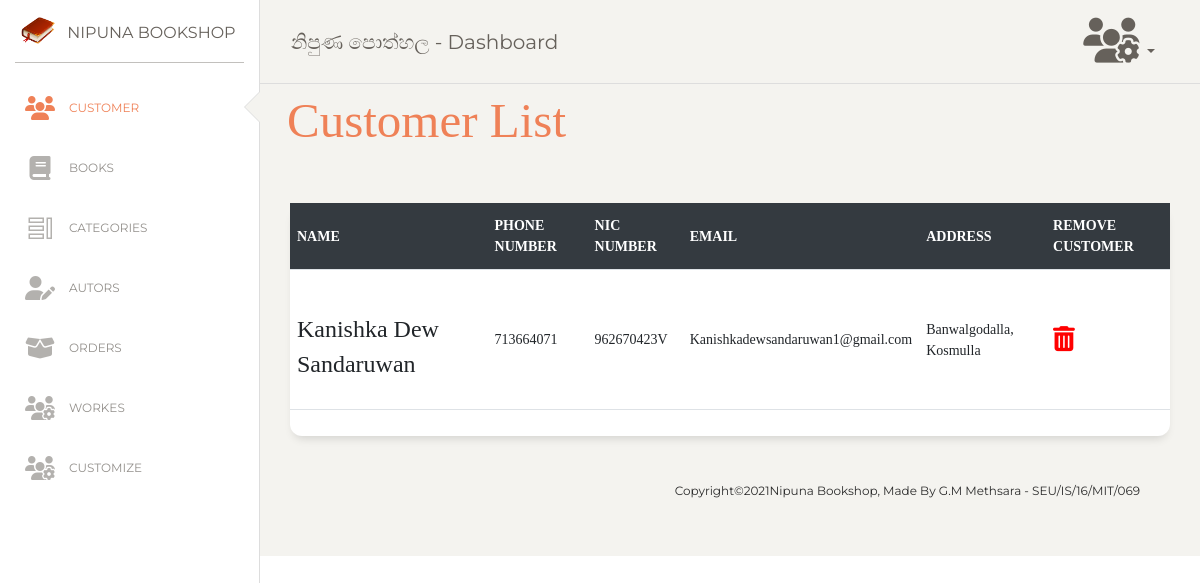
Screenshot of /customer.php (signed in) with the database file from the repository.
### tables this page shows
CREATE TABLE `customer` (
  `customer_id` int(11) NOT NULL,
  `name` varchar(255) NOT NULL,
  `phone` int(10) NOT NULL,
  `email` varchar(255) NOT NULL,
  `address` varchar(255) NOT NULL,
  `password` varchar(100) NOT NULL,
  `nic` varchar(11) NOT NULL
);

### customer.php (the view)
<!DOCTYPE html>
<html lang="en">
<head>
  <?php include 'components/head.php'; ?>
</head>
<body class="">
  <div class="wrapper ">
      <?php include 'components/nav.php'; ?>
      <div class="sidebar" data-color="white" data-active-color="danger">
      <div class="logo">
        <a href="dashboard.php" class="simple-text logo-mini">
          <div class="logo-image-small">
            <img src="img/book.png">
          </div>
        </a>
        <a href="dashboard.php" class="simple-text logo-normal">
          Nipuna Bookshop
        </a>
      </div>
      <div class="sidebar-wrapper">
        <ul class="nav">
          <li class="active">
            <a href="./customer.php">
            <i class="fas fa-users"></i>
              <p>Customer</p>
            </a>
          </li>
          <li>
            <a href="./books.php">
            <i class="fas fa-book"></i>
              <p>Books</p>
            </a>
          </li>
          <li>
            <a href="./cat.php">
            <i class="nc-icon nc-tile-56"></i>
              <p>Categories</p>
            </a>
          </li>
          <li>
            <a href="./author.php">
            <i class="fas fa-user-edit"></i>
              <p>Autors</p>
            </a>
          </li>
          <li>
            <a href="./order.php">
            <i class="fas fa-box-open"></i>
              <p>Orders</p>
            </a>
          </li>
          <li>
            <a href="./worker.php">
            <i class="fas fa-users-cog"></i>
              <p>Workes</p>
            </a>
          </li>
          <li>
            <a href="./custom.php">
            <i class="fas fa-users-cog"></i>
              <p>Customize</p>
            </a>
          </li>
        </ul>
      </div>
    </div>
      <div class="content">
        <div class="row">
          <h1 class="text-danger" style="font-family: \"Times New Roman\",Times, serif;">Customer List</h1>
          <div class="col-md-12 mt-4" style="font-family: \"Times New Roman\",Times, serif;">
                        <div class="card">
                            <div class="table-responsive">
                                <table class="table v-middle">
                                    <thead>
                                        <tr class="bg-dark">
                                            <th class="border-top-0 text-white">Name</th>
                                            <th class="border-top-0 text-white">Phone Number</th>
                                            <th class="border-top-0 text-white">NIC Number</th>
                                            <th class="border-top-0 text-white">Email</th>
                                            <th class="border-top-0 text-white">Address</th>
                                            <th class="border-top-0 text-white">Remove Customer</th>
                                        </tr>
                                    </thead>
                                    <?php
                                    $count=1;
									                       $viewquery = " SELECT * FROM customer";
									                        $viewresult = mysqli_query($con,$viewquery);?>
                                    <tbody>
                                    	<?php while($row = mysqli_fetch_assoc($viewresult)) { ?>
                                        <tr>
                                            <td>
                                                <div class="d-flex align-items-center">
                                                    <div class="">
                                                        <h4 class="m-b-0 font-16"><?php echo $row['name']; ?></h4>
                                                    </div>
                                                </div>
                                            </td>
                                            <td><?php echo $row['phone']; ?></td>
                                            <td><?php echo $row['nic']; ?></td>
                                            <td><?php echo $row['email']; ?></td>
                                            <td><?php echo $row['address']; ?></td>
                                            <td><a style="text-decoration: none; color: red; font-size: 25px;" href="customer_delete.php?customer_id=<?php echo $row['customer_id']; ?>"><i class="fas fa-trash-alt"></i></a></td>
                                        </tr>
                                        <?php   $count++; } ?>
                                    </tbody>
                                </table>
                            </div>
                        </div>
                    </div>
        </div>
      <footer class="footer footer-black  footer-white ">
        <?php include 'components/footer.php'; ?>
      </footer>
    </div>
  </div>
</body>
</html>

### rows the page displays
customer: name "Kanishka Dew Sandaruwan", phone "713664071", nic "962670423V", email "Kanishkadewsandaruwan1@gmail.com", address "Banwalgodalla, Kosmulla"
